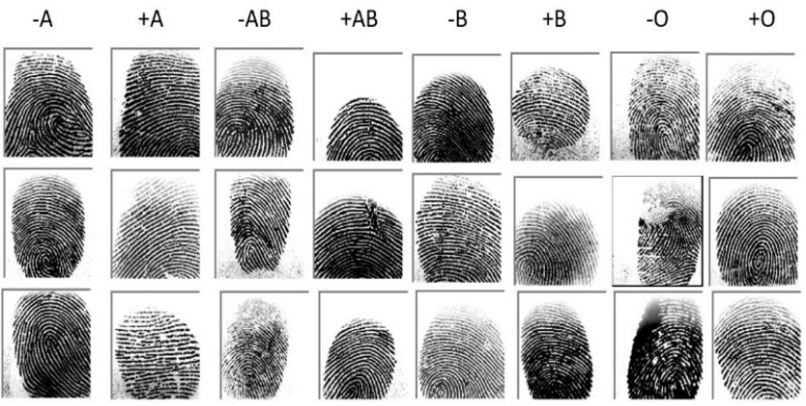
#> input picture sample dataset/sample_data.jpg, 1611 x 812 px (shown at 1/2 size)
$ python -i preprocessing.py   (imports and definitions only)
#> lines starting #> are read from the running program, lines starting #| are printed output that depends on the picture
#> further down, picture is the input picture: shape (812, 1611, 3); min 0, max 255, mean 182
"""
Unified Fingerprint Preprocessing and Augmentation Module
=========================================================
Implements identical preprocessing for training, evaluation, and inference:
1. Image loading (filepath, PIL Image, bytes, or numpy array)
2. Grayscale conversion
3. CLAHE (Contrast Limited Adaptive Histogram Equalization) for ridge enhancement
4. Resizing to target dimensions (224x224 or 256x256)
5. Architecture-specific normalization (VGG16, ResNet50, AlexNet, LeNet)
6. Domain-safe biometric data augmentation applied ONLY during training
"""

import os
import cv2
import numpy as np
from PIL import Image, ImageEnhance
import tensorflow as tf
from tensorflow.keras.applications.vgg16 import preprocess_input as vgg16_preprocess_input
from tensorflow.keras.applications.resnet50 import preprocess_input as resnet50_preprocess_input

TARGET_IMAGE_SIZE_VGG16 = (224, 224)
TARGET_IMAGE_SIZE = (224, 224)
TARGET_IMAGE_SIZE_RESNET = (256, 256)
TARGET_IMAGE_SIZE_ALEXNET = (224, 224)
TARGET_IMAGE_SIZE_LENET = (64, 64)

CLAHE_CLIP_LIMIT = 2.5
CLAHE_TILE_GRID_SIZE = (8, 8)


def load_image_to_pil(image_source) -> Image.Image:
    """
    Load an image from filepath, PIL Image, bytes, or numpy array into a PIL Image.
    """
    if isinstance(image_source, Image.Image):
        return image_source.copy()
    elif isinstance(image_source, str):
        if not os.path.exists(image_source):
            raise FileNotFoundError(f"Image not found at path: {image_source}")
        return Image.open(image_source)
    elif isinstance(image_source, (bytes, bytearray)):
        import io
        return Image.open(io.BytesIO(image_source))
    elif isinstance(image_source, np.ndarray):
        return Image.fromarray(image_source)
    else:
        raise TypeError(f"Unsupported image source type: {type(image_source)}")


def apply_clahe_enhancement(
    gray_arr: np.ndarray,
    clip_limit: float = CLAHE_CLIP_LIMIT,
    tile_size: tuple = CLAHE_TILE_GRID_SIZE
) -> np.ndarray:
    """
    Apply Contrast Limited Adaptive Histogram Equalization (CLAHE)
    to accentuate ridge and valley contours in fingerprint impressions.
    """
#> called with clip_limit = 2.5, tile_size = (8, 8)
    if gray_arr.dtype != np.uint8:
        gray_arr = np.clip(gray_arr, 0, 255).astype(np.uint8)

    clahe = cv2.createCLAHE(clipLimit=clip_limit, tileGridSize=tile_size)
    enhanced = clahe.apply(gray_arr)
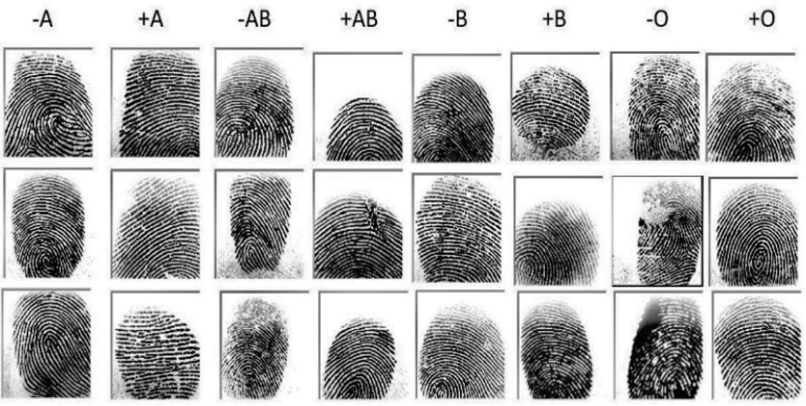
#> enhanced: shape (812, 1611) (shown at 1/2 size); min 0, max 255, mean 176.8
    return enhanced


def preprocess_fingerprint(
    image_source,
    target_size: tuple = TARGET_IMAGE_SIZE_VGG16,
    apply_clahe: bool = True,
    model_type: str = 'vgg16'
) -> np.ndarray:
    """
    Standard preprocessing pipeline used identically during training and inference.

    Args:
        image_source: Filepath, PIL Image, or numpy array.
        target_size: Output image dimensions.
        apply_clahe: Whether to apply CLAHE ridge enhancement.
        model_type: One of 'vgg16', 'resnet', 'alexnet', 'lenet', 'raw'.

    Returns:
        Preprocessed numpy array of shape (target_size[0], target_size[1], 3) or (H, W, 1).
    """
    # 1. Load image
    pil_img = load_image_to_pil(image_source)

    # 2. Convert to Grayscale
    gray_img = pil_img.convert('L')
    gray_np = np.array(gray_img, dtype=np.uint8)

    # 3. Contrast enhancement via CLAHE
    if apply_clahe:
        enhanced_np = apply_clahe_enhancement(gray_np, clip_limit=CLAHE_CLIP_LIMIT, tile_size=CLAHE_TILE_GRID_SIZE)
    else:
        enhanced_np = gray_np

    # 4. Resize to target dimensions
    enhanced_pil = Image.fromarray(enhanced_np)
    resized_pil = enhanced_pil.resize(target_size, Image.Resampling.BICUBIC)
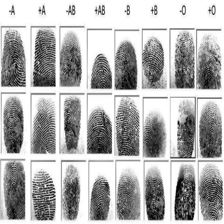
#> resized_pil: PIL image 224x224 L; min 0, max 255, mean 176.7

    # 5. Expand to 3-channel RGB for CNN backbones
    rgb_pil = resized_pil.convert('RGB')
    rgb_arr = np.array(rgb_pil, dtype=np.float32)

    # 6. Apply architecture-specific normalization
    m_type = model_type.lower()
    if 'vgg' in m_type:
#> (the run stopped early here; a loop or call above may not have finished)
